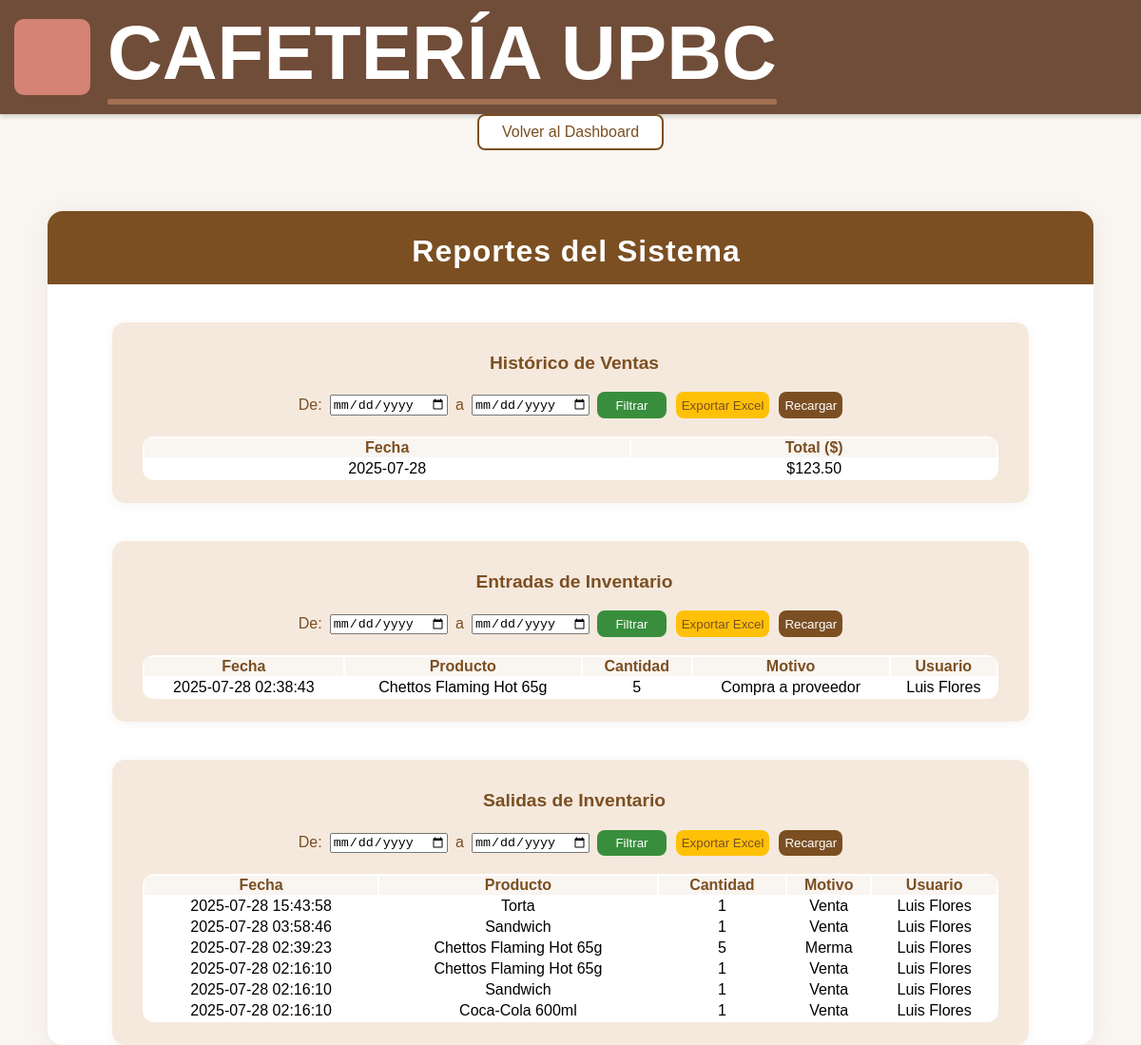
Page /view/reportes.php (signed in) on the committed database.
### tables this page shows
CREATE TABLE `movimientos_inventario` (
  `id` int(11) NOT NULL,
  `producto_id` int(11) NOT NULL,
  `tipo` enum('entrada','salida') NOT NULL,
  `cantidad` int(11) NOT NULL,
  `motivo` varchar(100) NOT NULL,
  `fecha` datetime NOT NULL DEFAULT current_timestamp(),
  `usuario_id` int(11) DEFAULT NULL
);

CREATE TABLE `productos` (
  `id` int(11) NOT NULL,
  `nombre` varchar(100) DEFAULT NULL,
  `precio` decimal(10,2) DEFAULT NULL,
  `tipo` varchar(20) NOT NULL DEFAULT 'bebida',
  `stock` int(11) NOT NULL DEFAULT 0
);

CREATE TABLE `usuarios` (
  `id` int(11) NOT NULL,
  `nombre` varchar(100) NOT NULL,
  `usuario` varchar(50) NOT NULL,
  `contrasena` varchar(255) NOT NULL,
  `rol` varchar(20) NOT NULL
);

### model/ReporteModel.php (called while the page is built, shortened)
<?php
class ReporteModel {
    public static function historialVentas($fecha_inicio = null, $fecha_fin = null) {
        $pdo = Conexion::conectar();
        $where = [];
        $params = [];
        $sql = "SELECT DATE(fecha) as fecha, SUM(total) as total FROM ventas";
        $sql .= " GROUP BY DATE(fecha) ORDER BY fecha DESC";
        $stmt = $pdo->prepare($sql);
        $stmt->execute($params);
        return $stmt->fetchAll(PDO::FETCH_ASSOC);
    }
    public static function entradasInventario($fecha_inicio = null, $fecha_fin = null) {
        $pdo = Conexion::conectar();
        $where = ["m.tipo = 'entrada'"];
        $params = [];
        $sql = "SELECT m.fecha, p.nombre as producto, m.cantidad, m.motivo, u.nombre as usuario
            FROM movimientos_inventario m
            JOIN productos p ON m.producto_id = p.id
            LEFT JOIN usuarios u ON m.usuario_id = u.id";
        if ($where) {
            $sql .= " WHERE " . implode(" AND ", $where);
        }
        $sql .= " ORDER BY m.fecha DESC";
        $stmt = $pdo->prepare($sql);
        $stmt->execute($params);
        return $stmt->fetchAll(PDO::FETCH_ASSOC);
    }
    public static function salidasInventario($fecha_inicio = null, $fecha_fin = null) {
        $pdo = Conexion::conectar();
        $where = ["m.tipo = 'salida'"];
        $params = [];
        $sql = "SELECT m.fecha, p.nombre as producto, m.cantidad, m.motivo, u.nombre as usuario
            FROM movimientos_inventario m
            JOIN productos p ON m.producto_id = p.id
            LEFT JOIN usuarios u ON m.usuario_id = u.id";
        if ($where) {
            $sql .= " WHERE " . implode(" AND ", $where);
        }
        $sql .= " ORDER BY m.fecha DESC";
        $stmt = $pdo->prepare($sql);
        $stmt->execute($params);
        return $stmt->fetchAll(PDO::FETCH_ASSOC);
    }
}

### controller/ReporteController.php (the view, shortened to what this page needs)
<?php
require_once("../model/ReporteModel.php");
function mostrarReporteVentas() {
    $fecha_inicio = $_GET['fecha_inicio'] ?? null;
    $fecha_fin = $_GET['fecha_fin'] ?? null;
    $ventas = ReporteModel::historialVentas($fecha_inicio, $fecha_fin);
    echo '<table class="table table-bordered"><thead><tr><th>Fecha</th><th>Total ($)</th></tr></thead><tbody>';
    foreach ($ventas as $v) {
        echo "<tr><td>{$v['fecha']}</td><td>$" . number_format($v['total'], 2) . "</td></tr>";
    }
    echo '</tbody></table>';
}
function mostrarReporteEntradas() {
    $fecha_inicio = $_GET['fecha_inicio'] ?? null;
    $fecha_fin = $_GET['fecha_fin'] ?? null;
    $entradas = ReporteModel::entradasInventario($fecha_inicio, $fecha_fin);
    echo '<table class="table table-bordered"><thead><tr><th>Fecha</th><th>Producto</th><th class="cantidad">Cantidad</th><th>Motivo</th><th>Usuario</th></tr></thead><tbody>';
    foreach ($entradas as $e) {
        echo "<tr>
            <td>{$e['fecha']}</td>
            <td>{$e['producto']}</td>
            <td class=\"cantidad\">{$e['cantidad']}</td>
            <td>{$e['motivo']}</td>
            <td>{$e['usuario']}</td>
        </tr>";
    }
    echo '</tbody></table>';
}
function mostrarReporteSalidas() {
    $fecha_inicio = $_GET['fecha_inicio'] ?? null;
    $fecha_fin = $_GET['fecha_fin'] ?? null;
    $salidas = ReporteModel::salidasInventario($fecha_inicio, $fecha_fin);
    echo '<table class="table table-bordered"><thead><tr><th>Fecha</th><th>Producto</th><th class="cantidad">Cantidad</th><th>Motivo</th><th>Usuario</th></tr></thead><tbody>';
    foreach ($salidas as $s) {
        echo "<tr>
            <td>{$s['fecha']}</td>
            <td>{$s['producto']}</td>
            <td class=\"cantidad\">{$s['cantidad']}</td>
            <td>{$s['motivo']}</td>
            <td>{$s['usuario']}</td>
        </tr>";
    }
    echo '</tbody></table>';
}

### view/header.php (style rules this page uses)
body { margin: 0; font-family: Arial, sans-serif; }

### view/reportes.php (style rules this page uses)
body { background: #f9f5f1; }
.table thead { background: #f9f5f1; color: #7b4f22; font-weight: bold; }
.table { background: #fff; border-radius: 12px; overflow: hidden; margin-bottom: 0; width: 100%; }
.table td.cantidad, .table th.cantidad { text-align: center; vertical-align: middle; min-width: 80px; }
.table th, .table td { text-align: center; vertical-align: middle; }

### rows in the picture
movimientos_inventario: fecha "2025-07-28 02:38:43", producto.nombre "Chettos Flaming Hot 65g", cantidad "5", motivo "Compra a proveedor", usuario.nombre "Luis Flores"
movimientos_inventario: fecha "2025-07-28 15:43:58", producto.nombre "Torta", cantidad "1", motivo "Venta", usuario.nombre "Luis Flores"
movimientos_inventario: fecha "2025-07-28 03:58:46", producto.nombre "Sandwich", cantidad "1", motivo "Venta", usuario.nombre "Luis Flores"
movimientos_inventario: fecha "2025-07-28 02:39:23", producto.nombre "Chettos Flaming Hot 65g", cantidad "5", motivo "Merma", usuario.nombre "Luis Flores"
movimientos_inventario: fecha "2025-07-28 02:16:10", producto.nombre "Chettos Flaming Hot 65g", cantidad "1", motivo "Venta", usuario.nombre "Luis Flores"
movimientos_inventario: fecha "2025-07-28 02:16:10", producto.nombre "Sandwich", cantidad "1", motivo "Venta", usuario.nombre "Luis Flores"
movimientos_inventario: fecha "2025-07-28 02:16:10", producto.nombre "Coca-Cola 600ml", cantidad "1", motivo "Venta", usuario.nombre "Luis Flores"

### other values in the picture
$v['fecha'] "2025-07-28"
$v['total'] "123.50"
